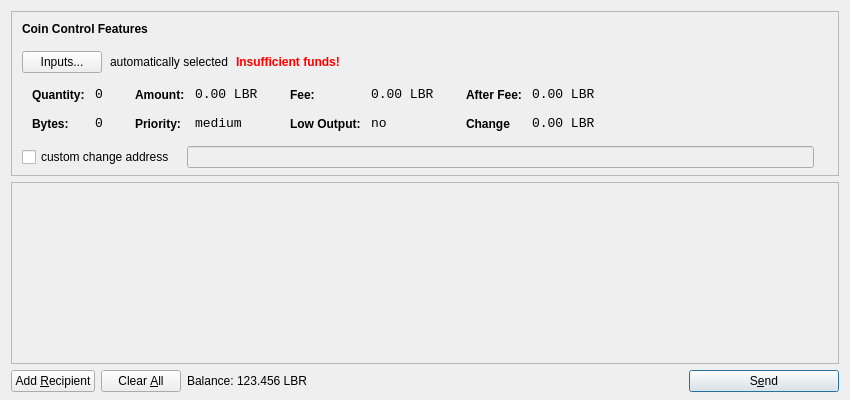
<?xml version="1.0" encoding="UTF-8"?>
<ui version="4.0">
 <class>SendCoinsDialog</class>
 <widget class="QDialog" name="SendCoinsDialog">
  <property name="geometry">
   <rect>
    <x>0</x>
    <y>0</y>
    <width>850</width>
    <height>400</height>
   </rect>
  </property>
  <property name="windowTitle">
   <string>Send Coins</string>
  </property>
  <layout class="QVBoxLayout" name="verticalLayout" stretch="0,1,0">
   <property name="bottomMargin">
    <number>8</number>
   </property>
   <item>
    <widget class="QFrame" name="frameCoinControl">
     <property name="sizePolicy">
      <sizepolicy hsizetype="Expanding" vsizetype="Expanding">
       <horstretch>0</horstretch>
       <verstretch>0</verstretch>
      </sizepolicy>
     </property>
     <property name="maximumSize">
      <size>
       <width>16777215</width>
       <height>16777215</height>
      </size>
     </property>
     <property name="frameShape">
      <enum>QFrame::StyledPanel</enum>
     </property>
     <property name="frameShadow">
      <enum>QFrame::Sunken</enum>
     </property>
     <layout class="QVBoxLayout" name="verticalLayoutCoinControl2">
      <property name="spacing">
       <number>-1</number>
      </property>
      <property name="leftMargin">
       <number>0</number>
      </property>
      <property name="topMargin">
       <number>0</number>
      </property>
      <property name="rightMargin">
       <number>0</number>
      </property>
      <property name="bottomMargin">
       <number>6</number>
      </property>
      <item>
       <layout class="QVBoxLayout" name="verticalLayoutCoinControl" stretch="0,0,0,0,1">
        <property name="spacing">
         <number>0</number>
        </property>
        <property name="leftMargin">
         <number>10</number>
        </property>
        <property name="topMargin">
         <number>10</number>
        </property>
        <item>
         <layout class="QHBoxLayout" name="horizontalLayoutCoinControl1">
          <property name="bottomMargin">
           <number>15</number>
          </property>
          <item>
           <widget class="QLabel" name="labelCoinControlFeatures">
            <property name="sizePolicy">
             <sizepolicy hsizetype="Preferred" vsizetype="Maximum">
              <horstretch>0</horstretch>
              <verstretch>0</verstretch>
             </sizepolicy>
            </property>
            <property name="font">
             <font>
              <weight>75</weight>
              <bold>true</bold>
             </font>
            </property>
            <property name="styleSheet">
             <string notr="true">font-weight:bold;</string>
            </property>
            <property name="text">
             <string>Coin Control Features</string>
            </property>
           </widget>
          </item>
         </layout>
        </item>
        <item>
         <layout class="QHBoxLayout" name="horizontalLayoutCoinControl2" stretch="0,0,0,0">
          <property name="spacing">
           <number>8</number>
          </property>
          <property name="bottomMargin">
           <number>10</number>
          </property>
          <item>
           <widget class="QPushButton" name="pushButtonCoinControl">
            <property name="styleSheet">
             <string notr="true"/>
            </property>
            <property name="text">
             <string>Inputs...</string>
            </property>
           </widget>
          </item>
          <item>
           <widget class="QLabel" name="labelCoinControlAutomaticallySelected">
            <property name="text">
             <string>automatically selected</string>
            </property>
            <property name="margin">
             <number>5</number>
            </property>
           </widget>
          </item>
          <item>
           <widget class="QLabel" name="labelCoinControlInsuffFunds">
            <property name="font">
             <font>
              <weight>75</weight>
              <bold>true</bold>
             </font>
            </property>
            <property name="styleSheet">
             <string notr="true">color:red;font-weight:bold;</string>
            </property>
            <property name="text">
             <string>Insufficient funds!</string>
            </property>
            <property name="margin">
             <number>5</number>
            </property>
           </widget>
          </item>
          <item>
           <spacer name="horizontalSpacerCoinControl">
            <property name="orientation">
             <enum>Qt::Horizontal</enum>
            </property>
            <property name="sizeHint" stdset="0">
             <size>
              <width>40</width>
              <height>1</height>
             </size>
            </property>
           </spacer>
          </item>
         </layout>
        </item>
        <item>
         <widget class="QWidget" name="widgetCoinControl" native="true">
          <property name="sizePolicy">
           <sizepolicy hsizetype="Preferred" vsizetype="Preferred">
            <horstretch>0</horstretch>
            <verstretch>0</verstretch>
           </sizepolicy>
          </property>
          <property name="minimumSize">
           <size>
            <width>0</width>
            <height>0</height>
           </size>
          </property>
          <property name="styleSheet">
           <string notr="true"/>
          </property>
          <layout class="QHBoxLayout" name="horizontalLayoutCoinControl5">
           <property name="margin">
            <number>0</number>
           </property>
           <item>
            <layout class="QHBoxLayout" name="horizontalLayoutCoinControl3" stretch="0,0,0,1">
             <property name="spacing">
              <number>20</number>
             </property>
             <property name="topMargin">
              <number>0</number>
             </property>
             <property name="bottomMargin">
              <number>10</number>
             </property>
             <item>
              <layout class="QFormLayout" name="formLayoutCoinControl1">
               <property name="horizontalSpacing">
                <number>10</number>
               </property>
               <property name="verticalSpacing">
                <number>14</number>
               </property>
               <property name="leftMargin">
                <number>10</number>
               </property>
               <property name="topMargin">
                <number>4</number>
               </property>
               <property name="rightMargin">
                <number>6</number>
               </property>
               <item row="0" column="0">
                <widget class="QLabel" name="labelCoinControlQuantityText">
                 <property name="styleSheet">
                  <string notr="true">font-weight:bold;</string>
                 </property>
                 <property name="text">
                  <string>Quantity:</string>
                 </property>
                 <property name="margin">
                  <number>0</number>
                 </property>
                </widget>
               </item>
               <item row="0" column="1">
                <widget class="QLabel" name="labelCoinControlQuantity">
                 <property name="font">
                  <font>
                   <family>Monospace</family>
                   <pointsize>10</pointsize>
                  </font>
                 </property>
                 <property name="cursor">
                  <cursorShape>IBeamCursor</cursorShape>
                 </property>
                 <property name="contextMenuPolicy">
                  <enum>Qt::ActionsContextMenu</enum>
                 </property>
                 <property name="text">
                  <string>0</string>
                 </property>
                 <property name="margin">
                  <number>0</number>
                 </property>
                 <property name="textInteractionFlags">
                  <set>Qt::LinksAccessibleByMouse|Qt::TextSelectableByKeyboard|Qt::TextSelectableByMouse</set>
                 </property>
                </widget>
               </item>
               <item row="1" column="0">
                <widget class="QLabel" name="labelCoinControlBytesText">
                 <property name="styleSheet">
                  <string notr="true">font-weight:bold;</string>
                 </property>
                 <property name="text">
                  <string>Bytes:</string>
                 </property>
                </widget>
               </item>
               <item row="1" column="1">
                <widget class="QLabel" name="labelCoinControlBytes">
                 <property name="font">
                  <font>
                   <family>Monospace</family>
                   <pointsize>10</pointsize>
                  </font>
                 </property>
                 <property name="cursor">
                  <cursorShape>IBeamCursor</cursorShape>
                 </property>
                 <property name="contextMenuPolicy">
                  <enum>Qt::ActionsContextMenu</enum>
                 </property>
                 <property name="text">
                  <string>0</string>
                 </property>
                 <property name="textInteractionFlags">
                  <set>Qt::LinksAccessibleByMouse|Qt::TextSelectableByKeyboard|Qt::TextSelectableByMouse</set>
                 </property>
                </widget>
               </item>
              </layout>
             </item>
             <item>
              <layout class="QFormLayout" name="formLayoutCoinControl2">
               <property name="horizontalSpacing">
                <number>10</number>
               </property>
               <property name="verticalSpacing">
                <number>14</number>
               </property>
               <property name="leftMargin">
                <number>6</number>
               </property>
               <property name="topMargin">
                <number>4</number>
               </property>
               <property name="rightMargin">
                <number>6</number>
               </property>
               <item row="0" column="0">
                <widget class="QLabel" name="labelCoinControlAmountText">
                 <property name="styleSheet">
                  <string notr="true">font-weight:bold;</string>
                 </property>
                 <property name="text">
                  <string>Amount:</string>
                 </property>
                 <property name="margin">
                  <number>0</number>
                 </property>
                </widget>
               </item>
               <item row="0" column="1">
                <widget class="QLabel" name="labelCoinControlAmount">
                 <property name="font">
                  <font>
                   <family>Monospace</family>
                   <pointsize>10</pointsize>
                  </font>
                 </property>
                 <property name="cursor">
                  <cursorShape>IBeamCursor</cursorShape>
                 </property>
                 <property name="contextMenuPolicy">
                  <enum>Qt::ActionsContextMenu</enum>
                 </property>
                 <property name="text">
                  <string notr="true">0.00 LBR</string>
                 </property>
                 <property name="textInteractionFlags">
                  <set>Qt::LinksAccessibleByMouse|Qt::TextSelectableByKeyboard|Qt::TextSelectableByMouse</set>
                 </property>
                </widget>
               </item>
               <item row="1" column="0">
                <widget class="QLabel" name="labelCoinControlPriorityText">
                 <property name="styleSheet">
                  <string notr="true">font-weight:bold;</string>
                 </property>
                 <property name="text">
                  <string>Priority:</string>
                 </property>
                </widget>
               </item>
               <item row="1" column="1">
                <widget class="QLabel" name="labelCoinControlPriority">
                 <property name="font">
                  <font>
                   <family>Monospace</family>
                   <pointsize>10</pointsize>
                  </font>
                 </property>
                 <property name="cursor">
                  <cursorShape>IBeamCursor</cursorShape>
                 </property>
                 <property name="contextMenuPolicy">
                  <enum>Qt::ActionsContextMenu</enum>
                 </property>
                 <property name="text">
                  <string>medium</string>
                 </property>
                 <property name="textInteractionFlags">
                  <set>Qt::LinksAccessibleByMouse|Qt::TextSelectableByKeyboard|Qt::TextSelectableByMouse</set>
                 </property>
                </widget>
               </item>
              </layout>
             </item>
             <item>
              <layout class="QFormLayout" name="formLayoutCoinControl3">
               <property name="horizontalSpacing">
                <number>10</number>
               </property>
               <property name="verticalSpacing">
                <number>14</number>
               </property>
               <property name="leftMargin">
                <number>6</number>
               </property>
               <property name="topMargin">
                <number>4</number>
               </property>
               <property name="rightMargin">
                <number>6</number>
               </property>
               <item row="0" column="0">
                <widget class="QLabel" name="labelCoinControlFeeText">
                 <property name="styleSheet">
                  <string notr="true">font-weight:bold;</string>
                 </property>
                 <property name="text">
                  <string>Fee:</string>
                 </property>
                 <property name="margin">
                  <number>0</number>
                 </property>
                </widget>
               </item>
               <item row="0" column="1">
                <widget class="QLabel" name="labelCoinControlFee">
                 <property name="font">
                  <font>
                   <family>Monospace</family>
                   <pointsize>10</pointsize>
                  </font>
                 </property>
                 <property name="cursor">
                  <cursorShape>IBeamCursor</cursorShape>
                 </property>
                 <property name="contextMenuPolicy">
                  <enum>Qt::ActionsContextMenu</enum>
                 </property>
                 <property name="text">
                  <string notr="true">0.00 LBR</string>
                 </property>
                 <property name="textInteractionFlags">
                  <set>Qt::LinksAccessibleByMouse|Qt::TextSelectableByKeyboard|Qt::TextSelectableByMouse</set>
                 </property>
                </widget>
               </item>
               <item row="1" column="0">
                <widget class="QLabel" name="labelCoinControlLowOutputText">
                 <property name="styleSheet">
                  <string notr="true">font-weight:bold;</string>
                 </property>
                 <property name="text">
                  <string>Low Output:</string>
                 </property>
                </widget>
               </item>
               <item row="1" column="1">
                <widget class="QLabel" name="labelCoinControlLowOutput">
                 <property name="font">
                  <font>
                   <family>Monospace</family>
                   <pointsize>10</pointsize>
                  </font>
                 </property>
                 <property name="cursor">
                  <cursorShape>IBeamCursor</cursorShape>
                 </property>
                 <property name="contextMenuPolicy">
                  <enum>Qt::ActionsContextMenu</enum>
                 </property>
                 <property name="text">
                  <string>no</string>
                 </property>
                 <property name="textInteractionFlags">
                  <set>Qt::LinksAccessibleByMouse|Qt::TextSelectableByKeyboard|Qt::TextSelectableByMouse</set>
                 </property>
                </widget>
               </item>
              </layout>
             </item>
             <item>
              <layout class="QFormLayout" name="formLayoutCoinControl4">
               <property name="horizontalSpacing">
                <number>10</number>
               </property>
               <property name="verticalSpacing">
                <number>14</number>
               </property>
               <property name="leftMargin">
                <number>6</number>
               </property>
               <property name="topMargin">
                <number>4</number>
               </property>
               <property name="rightMargin">
                <number>6</number>
               </property>
               <item row="0" column="0">
                <widget class="QLabel" name="labelCoinControlAfterFeeText">
                 <property name="styleSheet">
                  <string notr="true">font-weight:bold;</string>
                 </property>
                 <property name="text">
                  <string>After Fee:</string>
                 </property>
                 <property name="margin">
                  <number>0</number>
                 </property>
                </widget>
               </item>
               <item row="0" column="1">
                <widget class="QLabel" name="labelCoinControlAfterFee">
                 <property name="font">
                  <font>
                   <family>Monospace</family>
                   <pointsize>10</pointsize>
                  </font>
                 </property>
                 <property name="cursor">
                  <cursorShape>IBeamCursor</cursorShape>
                 </property>
                 <property name="contextMenuPolicy">
                  <enum>Qt::ActionsContextMenu</enum>
                 </property>
                 <property name="text">
                  <string notr="true">0.00 LBR</string>
                 </property>
                 <property name="textInteractionFlags">
                  <set>Qt::LinksAccessibleByMouse|Qt::TextSelectableByKeyboard|Qt::TextSelectableByMouse</set>
                 </property>
                </widget>
               </item>
               <item row="1" column="0">
                <widget class="QLabel" name="labelCoinControlChangeText">
                 <property name="styleSheet">
                  <string notr="true">font-weight:bold;</string>
                 </property>
                 <property name="text">
                  <string>Change</string>
                 </property>
                </widget>
               </item>
               <item row="1" column="1">
                <widget class="QLabel" name="labelCoinControlChange">
                 <property name="font">
                  <font>
                   <family>Monospace</family>
                   <pointsize>10</pointsize>
                  </font>
                 </property>
                 <property name="cursor">
                  <cursorShape>IBeamCursor</cursorShape>
                 </property>
                 <property name="contextMenuPolicy">
                  <enum>Qt::ActionsContextMenu</enum>
                 </property>
                 <property name="text">
                  <string notr="true">0.00 LBR</string>
                 </property>
                 <property name="textInteractionFlags">
                  <set>Qt::LinksAccessibleByMouse|Qt::TextSelectableByKeyboard|Qt::TextSelectableByMouse</set>
                 </property>
                </widget>
               </item>
              </layout>
             </item>
            </layout>
           </item>
          </layout>
         </widget>
        </item>
        <item>
         <layout class="QHBoxLayout" name="horizontalLayoutCoinControl4" stretch="0,0,0">
          <property name="spacing">
           <number>12</number>
          </property>
          <property name="sizeConstraint">
           <enum>QLayout::SetDefaultConstraint</enum>
          </property>
          <property name="topMargin">
           <number>5</number>
          </property>
          <property name="rightMargin">
           <number>5</number>
          </property>
          <item>
           <widget class="QCheckBox" name="checkBoxCoinControlChange">
            <property name="text">
             <string>custom change address</string>
            </property>
           </widget>
          </item>
          <item>
           <widget class="QLineEdit" name="lineEditCoinControlChange">
            <property name="enabled">
             <bool>false</bool>
            </property>
            <property name="sizePolicy">
             <sizepolicy hsizetype="Expanding" vsizetype="Fixed">
              <horstretch>0</horstretch>
              <verstretch>0</verstretch>
             </sizepolicy>
            </property>
           </widget>
          </item>
          <item>
           <widget class="QLabel" name="labelCoinControlChangeLabel">
            <property name="sizePolicy">
             <sizepolicy hsizetype="Preferred" vsizetype="Expanding">
              <horstretch>0</horstretch>
              <verstretch>0</verstretch>
             </sizepolicy>
            </property>
            <property name="minimumSize">
             <size>
              <width>0</width>
              <height>0</height>
             </size>
            </property>
            <property name="text">
             <string/>
            </property>
            <property name="margin">
             <number>3</number>
            </property>
           </widget>
          </item>
         </layout>
        </item>
        <item>
         <spacer name="verticalSpacerCoinControl">
          <property name="orientation">
           <enum>Qt::Vertical</enum>
          </property>
          <property name="sizeHint" stdset="0">
           <size>
            <width>800</width>
            <height>1</height>
           </size>
          </property>
         </spacer>
        </item>
       </layout>
      </item>
     </layout>
    </widget>
   </item>
   <item>
    <widget class="QScrollArea" name="scrollArea">
     <property name="widgetResizable">
      <bool>true</bool>
     </property>
     <widget class="QWidget" name="scrollAreaWidgetContents">
      <property name="geometry">
       <rect>
        <x>0</x>
        <y>0</y>
        <width>830</width>
        <height>165</height>
       </rect>
      </property>
      <layout class="QVBoxLayout" name="verticalLayout_2">
       <property name="margin">
        <number>0</number>
       </property>
       <item>
        <layout class="QVBoxLayout" name="entries">
         <property name="spacing">
          <number>6</number>
         </property>
        </layout>
       </item>
       <item>
        <spacer name="verticalSpacer">
         <property name="orientation">
          <enum>Qt::Vertical</enum>
         </property>
         <property name="sizeHint" stdset="0">
          <size>
           <width>20</width>
           <height>40</height>
          </size>
         </property>
        </spacer>
       </item>
      </layout>
     </widget>
    </widget>
   </item>
   <item>
    <layout class="QHBoxLayout" name="horizontalLayout">
     <item>
      <widget class="QPushButton" name="addButton">
       <property name="toolTip">
        <string>Send to multiple recipients at once</string>
       </property>
       <property name="text">
        <string>Add &amp;Recipient</string>
       </property>
       <property name="autoDefault">
        <bool>false</bool>
       </property>
      </widget>
     </item>
     <item>
      <widget class="QPushButton" name="clearButton">
       <property name="sizePolicy">
        <sizepolicy hsizetype="Minimum" vsizetype="Fixed">
         <horstretch>0</horstretch>
         <verstretch>0</verstretch>
        </sizepolicy>
       </property>
       <property name="toolTip">
        <string>Remove all transaction fields</string>
       </property>
       <property name="text">
        <string>Clear &amp;All</string>
       </property>
       <property name="autoRepeatDelay">
        <number>300</number>
       </property>
       <property name="autoDefault">
        <bool>false</bool>
       </property>
      </widget>
     </item>
     <item>
      <layout class="QHBoxLayout" name="horizontalLayout_2">
       <property name="spacing">
        <number>3</number>
       </property>
       <item>
        <widget class="QLabel" name="label">
         <property name="sizePolicy">
          <sizepolicy hsizetype="Preferred" vsizetype="Fixed">
           <horstretch>0</horstretch>
           <verstretch>0</verstretch>
          </sizepolicy>
         </property>
         <property name="text">
          <string>Balance:</string>
         </property>
        </widget>
       </item>
       <item>
        <widget class="QLabel" name="labelBalance">
         <property name="sizePolicy">
          <sizepolicy hsizetype="Preferred" vsizetype="Fixed">
           <horstretch>0</horstretch>
           <verstretch>0</verstretch>
          </sizepolicy>
         </property>
         <property name="cursor">
          <cursorShape>IBeamCursor</cursorShape>
         </property>
         <property name="text">
          <string notr="true">123.456 LBR</string>
         </property>
         <property name="textInteractionFlags">
          <set>Qt::LinksAccessibleByMouse|Qt::TextSelectableByKeyboard|Qt::TextSelectableByMouse</set>
         </property>
        </widget>
       </item>
      </layout>
     </item>
     <item>
      <spacer name="horizontalSpacer">
       <property name="orientation">
        <enum>Qt::Horizontal</enum>
       </property>
       <property name="sizeHint" stdset="0">
        <size>
         <width>40</width>
         <height>20</height>
        </size>
       </property>
      </spacer>
     </item>
     <item>
      <widget class="QPushButton" name="sendButton">
       <property name="minimumSize">
        <size>
         <width>150</width>
         <height>0</height>
        </size>
       </property>
       <property name="toolTip">
        <string>Confirm the send action</string>
       </property>
       <property name="text">
        <string>S&amp;end</string>
       </property>
       <property name="icon">
        <iconset resource="../bitcoin.qrc">
         <normaloff>:/icons/send</normaloff>:/icons/send</iconset>
       </property>
       <property name="default">
        <bool>true</bool>
       </property>
      </widget>
     </item>
    </layout>
   </item>
  </layout>
 </widget>
 <resources>
  <include location="../bitcoin.qrc"/>
 </resources>
 <connections/>
</ui>
